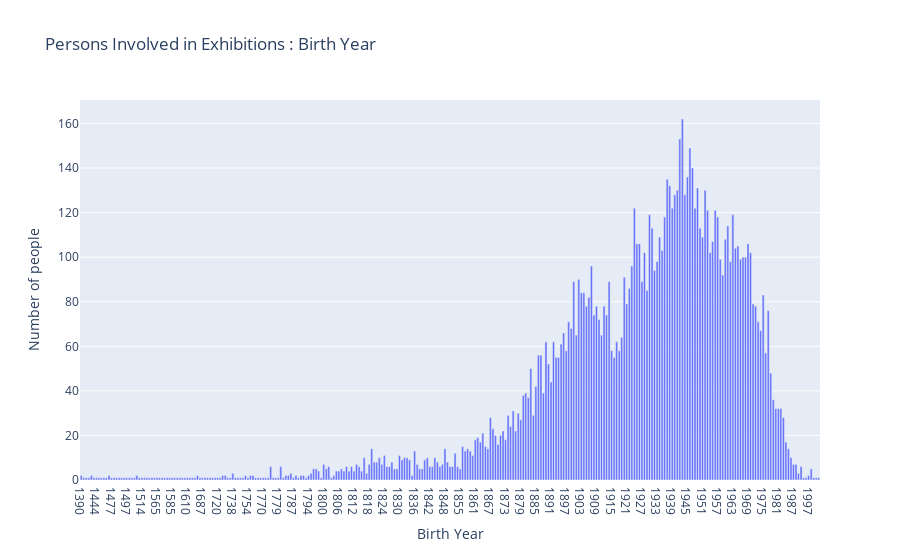

Here is the notebook cell this chart was saved with:
### Markdown cell above
## Distribution by birth year

### Code cell
## person by birth year

x_label = "Birth Year"
y_label = "Number of people"
histogram_title = "Persons Involved in Exhibitions : Birth Year"
entity_type = "persons"

selected_field = "born"
histogram_type = "born"

ignore_list = [""]

histogram = create_histogram(data, x_label, y_label, histogram_title, entity_type, selected_field, ignore_list,histogram_type,0)
histogram.show()

### Figure 1 — Plotly figure (JSON) as saved in the notebook; plotly's stock layout.template omitted (floating-point values rounded to 4 significant figures; data arrays with more than 128 entries replaced by an {"elided": "..."} marker saying what was removed)
{"data": [{"alignmentgroup": "True", "hovertemplate": "Birth Year=%{x}<br>Number of people=%{y}<extra></extra>", "legendgroup": "", "marker": {"color": "#636efa", "pattern": {"shape": ""}}, "name": "", "offsetgroup": "", "orientation": "v", "showlegend": false, "textposition": "auto", "type": "bar", "x": {"elided": "293 str values"}, "xaxis": "x", "y": {"elided": "293 int values"}, "yaxis": "y"}], "layout": {"barmode": "relative", "legend": {"tracegroupgap": 0}, "title": {"text": "Persons Involved in Exhibitions : Birth Year"}, "xaxis": {"anchor": "y", "domain": [0, 1], "title": {"text": "Birth Year"}}, "yaxis": {"anchor": "x", "domain": [0, 1], "title": {"text": "Number of people"}}}}
